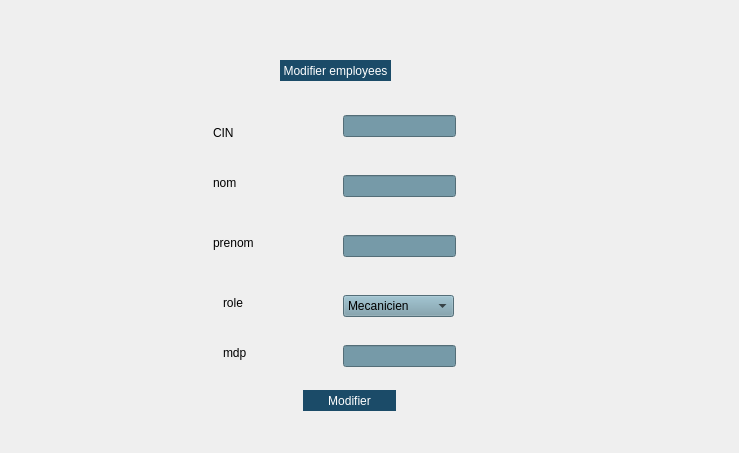
<?xml version="1.0" encoding="UTF-8"?>
<ui version="4.0">
 <class>modifier_employes</class>
 <widget class="QMainWindow" name="modifier_employes">
  <property name="geometry">
   <rect>
    <x>0</x>
    <y>0</y>
    <width>739</width>
    <height>453</height>
   </rect>
  </property>
  <property name="windowTitle">
   <string>MainWindow</string>
  </property>
  <widget class="QWidget" name="centralwidget">
   <widget class="QLabel" name="label">
    <property name="geometry">
     <rect>
      <x>-7</x>
      <y>-105</y>
      <width>811</width>
      <height>661</height>
     </rect>
    </property>
    <property name="text">
     <string/>
    </property>
    <property name="pixmap">
     <pixmap resource="resources.qrc">:/images/icons/Inter.png</pixmap>
    </property>
   </widget>
   <widget class="QPushButton" name="pushButton">
    <property name="geometry">
     <rect>
      <x>303</x>
      <y>390</y>
      <width>93</width>
      <height>21</height>
     </rect>
    </property>
    <property name="styleSheet">
     <string notr="true">background-color:rgb(27, 75, 104);
color:white;
border-radius:15px;</string>
    </property>
    <property name="text">
     <string>Modifier</string>
    </property>
   </widget>
   <widget class="QLabel" name="label_2">
    <property name="geometry">
     <rect>
      <x>213</x>
      <y>125</y>
      <width>56</width>
      <height>16</height>
     </rect>
    </property>
    <property name="text">
     <string>CIN</string>
    </property>
   </widget>
   <widget class="QLineEdit" name="lineEdit">
    <property name="geometry">
     <rect>
      <x>343</x>
      <y>115</y>
      <width>113</width>
      <height>22</height>
     </rect>
    </property>
    <property name="styleSheet">
     <string notr="true">background-color: rgb(118, 154, 168);


</string>
    </property>
   </widget>
   <widget class="QLabel" name="label_3">
    <property name="geometry">
     <rect>
      <x>213</x>
      <y>175</y>
      <width>56</width>
      <height>16</height>
     </rect>
    </property>
    <property name="text">
     <string>nom</string>
    </property>
   </widget>
   <widget class="QLabel" name="label_4">
    <property name="geometry">
     <rect>
      <x>213</x>
      <y>235</y>
      <width>56</width>
      <height>16</height>
     </rect>
    </property>
    <property name="text">
     <string>prenom</string>
    </property>
   </widget>
   <widget class="QLabel" name="label_5">
    <property name="geometry">
     <rect>
      <x>223</x>
      <y>295</y>
      <width>56</width>
      <height>16</height>
     </rect>
    </property>
    <property name="text">
     <string>role</string>
    </property>
   </widget>
   <widget class="QLabel" name="label_6">
    <property name="geometry">
     <rect>
      <x>223</x>
      <y>345</y>
      <width>56</width>
      <height>16</height>
     </rect>
    </property>
    <property name="text">
     <string>mdp</string>
    </property>
   </widget>
   <widget class="QLineEdit" name="lineEdit_2">
    <property name="geometry">
     <rect>
      <x>343</x>
      <y>175</y>
      <width>113</width>
      <height>22</height>
     </rect>
    </property>
    <property name="styleSheet">
     <string notr="true">background-color: rgb(118, 154, 168);

</string>
    </property>
   </widget>
   <widget class="QLineEdit" name="lineEdit_3">
    <property name="geometry">
     <rect>
      <x>343</x>
      <y>235</y>
      <width>113</width>
      <height>22</height>
     </rect>
    </property>
    <property name="styleSheet">
     <string notr="true">background-color: rgb(118, 154, 168);

</string>
    </property>
   </widget>
   <widget class="QLineEdit" name="lineEdit_5">
    <property name="geometry">
     <rect>
      <x>343</x>
      <y>345</y>
      <width>113</width>
      <height>22</height>
     </rect>
    </property>
    <property name="styleSheet">
     <string notr="true">background-color: rgb(118, 154, 168);

</string>
    </property>
   </widget>
   <widget class="QComboBox" name="comboBox">
    <property name="geometry">
     <rect>
      <x>343</x>
      <y>295</y>
      <width>111</width>
      <height>22</height>
     </rect>
    </property>
    <property name="styleSheet">
     <string notr="true">background-color: rgb(118, 154, 168);


</string>
    </property>
    <item>
     <property name="text">
      <string>Mecanicien</string>
     </property>
    </item>
    <item>
     <property name="text">
      <string>Technicien</string>
     </property>
    </item>
    <item>
     <property name="text">
      <string>Employe</string>
     </property>
    </item>
    <item>
     <property name="text">
      <string>Admin</string>
     </property>
    </item>
    <item>
     <property name="text">
      <string>Secretere</string>
     </property>
    </item>
   </widget>
   <widget class="QPushButton" name="pushButton_2">
    <property name="geometry">
     <rect>
      <x>280</x>
      <y>60</y>
      <width>111</width>
      <height>21</height>
     </rect>
    </property>
    <property name="styleSheet">
     <string notr="true">background-color:rgb(27, 75, 104);
color:white;
border-radius:15px;</string>
    </property>
    <property name="text">
     <string>Modifier employees</string>
    </property>
   </widget>
  </widget>
 </widget>
 <resources>
  <include location="resources.qrc"/>
 </resources>
 <connections/>
</ui>
